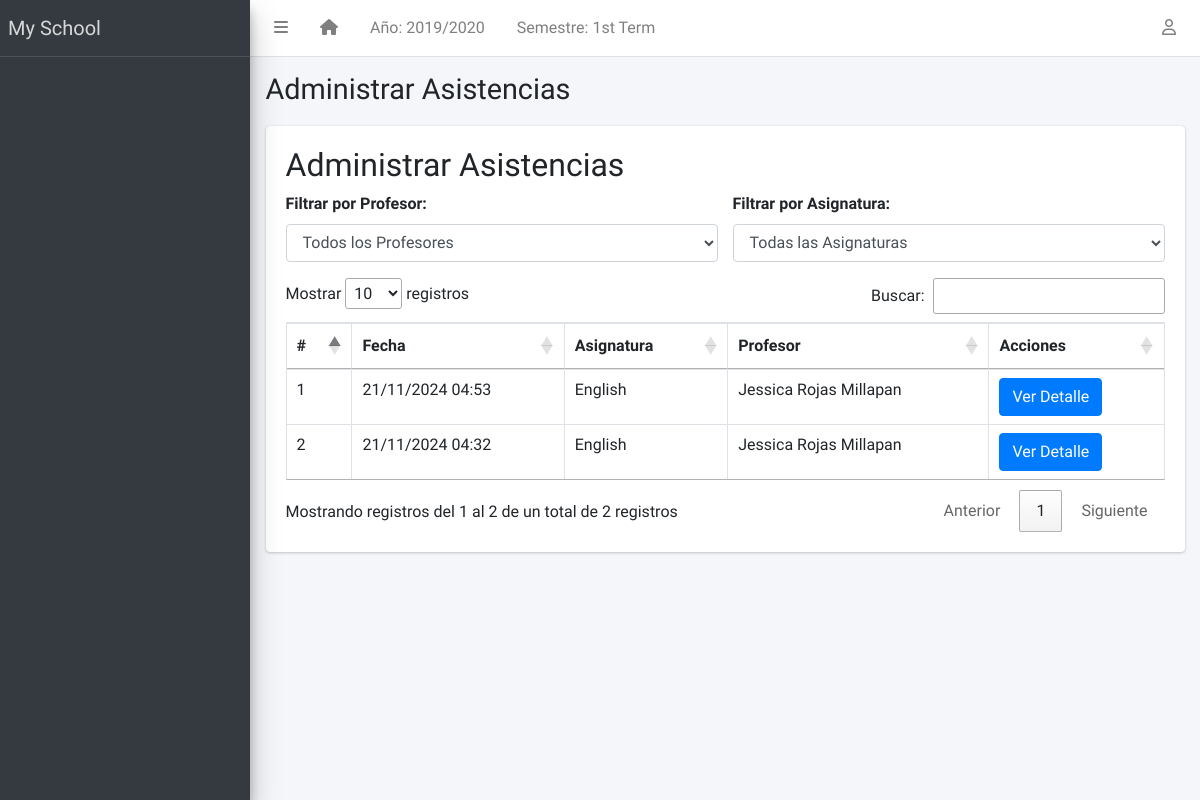
The page /global/attendance/ on the database its author committed.
### apps/corecode/models.py (models this page shows, shortened)
class AcademicSession(models.Model):
    name = models.CharField(max_length=200, unique=True)
    current = models.BooleanField(default=True)
    class Meta:
        ordering = ["-name"]

class AcademicTerm(models.Model):
    name = models.CharField(max_length=20, unique=True)
    current = models.BooleanField(default=True)
    class Meta:
        ordering = ["name"]

class SiteConfig(models.Model):
    key = models.SlugField()
    value = models.CharField(max_length=200)

class Subject(models.Model):
    name = models.CharField(max_length=200, unique=True, verbose_name="Nombre")
    class Meta:
        ordering = ["name"]

### apps/teachers/models.py (models this page shows, shortened)
class ClassRecord(models.Model):
    subject = models.ForeignKey('corecode.Subject', on_delete=models.CASCADE)
    teacher = models.ForeignKey(Teacher, on_delete=models.CASCADE)
    date = models.DateTimeField(default=timezone.now)  # Fecha y hora del registro
    description = models.TextField(blank=True, null=True)  # Descripción opcional de la clase
    class Meta:
        ordering = ["-date"]

class Teacher(models.Model):
    STATUS = [("activo", "Activo"), ("inactivo", "Inactivo")]
    GENDER = [("masculino", "Masculino"), ("femenino", "Femenino")]
    rut_regex = RegexValidator(
        regex=r"^\d{1,2}\d{3}\d{3}-[0-9kK]{1}$",
        message="El RUT debe estar en el formato 'XXXXXXXX-X'"
    )
    rut = models.CharField(max_length=12, unique=True, validators=[rut_regex], blank=True)
    estado = models.CharField(max_length=10, choices=STATUS, default="activo")
    apellido_paterno = models.CharField(max_length=200)
    apellido_materno = models.CharField(max_length=200)
    nombres = models.CharField(max_length=200, blank=True)
    sexo = models.CharField(max_length=10, choices=GENDER, default="masculino")
    fecha_nacimiento = models.DateField(default=timezone.now)
    fecha_admision = models.DateField(default=timezone.now)
    telefono_regex = RegexValidator(
        regex="^[0-9]{9,15}$", message="El número de teléfono no tiene el formato correcto."
    )
    telefono = models.CharField(
        validators=[telefono_regex], max_length=15, blank=True
    )
    direccion = models.TextField(blank=True)
    observaciones = models.TextField(blank=True)
    email = models.EmailField(
        max_length=254, unique=True, validators=[EmailValidator()],
        blank=True, null=True
    )
    foto = models.ImageField(blank=True, upload_to="students/fotos/")
    subjects = models.ManyToManyField('corecode.Subject', related_name="teachers", blank=True)
    class Meta:
        ordering = ["apellido_paterno", "apellido_materno", "nombres"]
    def __str__(self):
        return f" {self.nombres} {self.apellido_paterno} {self.apellido_materno}"

### apps/corecode/views.py (the view)
# urls.py: path('global/attendance/', views.admin_attendance_list, name='admin_attendance_list'),
def admin_attendance_list(request):
    classes = ClassRecord.objects.all()
    teachers = Teacher.objects.all()
    subjects = Subject.objects.all()
    teacher_id = request.GET.get('teacher')
    subject_id = request.GET.get('subject')
    if teacher_id:
        classes = classes.filter(teacher_id=teacher_id)
    if subject_id:
        classes = classes.filter(subject_id=subject_id)
    context = {
        'classes': classes,
        'teachers': teachers,
        'subjects': subjects,
    }
    return render(request, 'corecode/admin_attendance_list.html', context)

### apps/corecode/context_processors.py (called while the page is built)
def site_defaults(request):
    current_session = AcademicSession.objects.get(current=True)
    current_term = AcademicTerm.objects.get(current=True)
    vals = SiteConfig.objects.all()
    contexts = {
        "current_session": current_session.name,
        "current_term": current_term.name,
    }
    for val in vals:
        contexts[val.key] = val.value
    return contexts

### apps/templatetags/user_groups.py (called while the page is built)
@register.filter
def in_group(user, group_id):
    return user.groups.filter(id=group_id).exists()

### apps/corecode/templates/corecode/admin_attendance_list.html (shortened to what this page needs)
{% extends 'base.html' %}
{% block title %}Administrar Asistencias{% endblock title %}
{% block content %}
<h2>Administrar Asistencias</h2>
<div class="row mb-3">
    <div class="col-md-6">
        <label for="teacherFilter">Filtrar por Profesor:</label>
        <select id="teacherFilter" class="form-control">
            <option value="">Todos los Profesores</option>
        </select>
    </div>
    <div class="col-md-6">
        <label for="subjectFilter">Filtrar por Asignatura:</label>
        <select id="subjectFilter" class="form-control">
            <option value="">Todas las Asignaturas</option>
        </select>
    </div>
</div>
<div class="table-responsive">
    <table id="attendanceTable" class="table table-bordered table-hover">
        <thead>
            <tr>
                <th>#</th>
                <th>Fecha</th>
                <th>Asignatura</th>
                <th>Profesor</th>
                <th>Acciones</th>
            </tr>
        </thead>
        <tbody>
            {% for class_record in classes %}
            <tr>
                <td>{{ forloop.counter }}</td>
                <td>{{ class_record.date|date:"d/m/Y H:i" }}</td>
                <td>{{ class_record.subject.name }}</td>
                <td>{{ class_record.teacher }}</td>
                <td>
                    <a href="{% url 'admin_class_details' class_record.id %}" class="btn btn-primary">
                        Ver Detalle
                    </a>
                </td>
            </tr>
            {% endfor %}
        </tbody>
    </table>
</div>
{% endblock content %}
{% block morejs %}
<link rel="stylesheet" href="//cdn.datatables.net/1.13.5/css/jquery.dataTables.min.css">
{% endblock morejs %}

### templates/base.html (shortened to what this page needs)
{% load static %}
{% load custom_templatetag %}
{% load representative_tags %}
<!DOCTYPE html>
<html lang="en">
<head>
  <link rel="stylesheet" href="https://cdnjs.cloudflare.com/ajax/libs/dropzone/5.9.3/dropzone.min.css">
  <link rel="stylesheet" href="https://cdnjs.cloudflare.com/ajax/libs/font-awesome/6.6.0/css/all.min.css" />
  <link rel="stylesheet"
    href="{% static 'plugins/overlayScrollbars/css/OverlayScrollbars.min.css' %}">
  <link rel="stylesheet" href="{% static 'plugins/Datatables/datatables.min.css' %}" />
  <link rel="stylesheet" href="{% static 'dist/css/adminlte.min.css' %}">
</head>
<body
  class="hold-transition sidebar-mini layout-fixed layout-navbar-fixed layout-footer-fixed">
  <div class="wrapper">
    <nav class="main-header navbar navbar-expand navbar-white navbar-light">
      <ul class="navbar-nav">
        <li class="nav-item">
          <a class="nav-link" data-widget="pushmenu" href="#" role="button"><i class="fas fa-bars"></i></a>
        </li>
        <li class="nav-item d-none d-sm-inline-block">
          <a href="{% url 'home' %}" class="nav-link"><i class="fa fa-home"></i></a>
        </li>
        <li class="nav-item d-none d-sm-inline-block">
          <a href="{% url 'current-session' %}" class="nav-link">Año: {{ current_session }}</a>
        </li>
        <li class="nav-item d-none d-sm-inline-block">
          <a href="{% url 'current-session' %}" class="nav-link">Semestre: {{ current_term }}</a>
        </li>
      </ul>
      <ul class="navbar-nav ml-auto">
        <li class="nav-item dropdown">
          <a class="nav-link" data-toggle="dropdown" href="#">
            <i class="far fa-user"></i>
          </a>
        </li>
      </ul>
    </nav>
    <aside class="main-sidebar sidebar-dark-primary elevation-4">
      <a href="{% url 'home' %}" class="brand-link">{{ school_name | default:"MySchool" }}</a>
      <div class="sidebar">
      </div>
    </aside>
    <div class="content-wrapper">
      <section class="content-header">
        <div class="container-fluid">
          <div class="row mb-1">
            <div class="col-sm-8">
              <h1>{% block title %}{% endblock title %}</h1>
            </div>
            <div class="col-sm-4">
            </div>
          </div>
        </div>
      </section>
      <section class="content">
        <div class="container-fluid">
          <div class="row">
            <div class="col-md-12">
              {% block fullcard %}
              <div class="card">
                <div class="card-body">
                  <div class="row">
                    <div class="col">
                      {% block content %}
                      {% endblock content %}
                    </div>
                  </div>
                </div>
              </div>
              {% endblock fullcard %}
            </div>
          </div>
        </div>
      </section>
    </div>
  </div>
  {% block morejs %}
  {% endblock morejs %}
</body>
</html>

### rows shown on the page
AcademicSession: name "2019/2020"
AcademicTerm: name "1st Term"
SiteConfig: value "My School"
ClassRecord: date "21/11/2024 04:53", subject.name "English", teacher "Jessica Rojas Millapan"
ClassRecord: date "21/11/2024 04:32", subject.name "English", teacher "Jessica Rojas Millapan"
